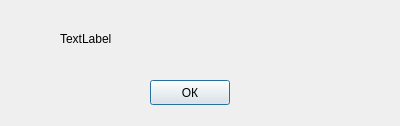
<?xml version="1.0" encoding="UTF-8"?>
<ui version="4.0">
 <class>Dialog</class>
 <widget class="QDialog" name="Dialog">
  <property name="geometry">
   <rect>
    <x>0</x>
    <y>0</y>
    <width>400</width>
    <height>126</height>
   </rect>
  </property>
  <property name="windowTitle">
   <string>Dialog</string>
  </property>
  <widget class="QPushButton" name="pushButton">
   <property name="geometry">
    <rect>
     <x>150</x>
     <y>80</y>
     <width>80</width>
     <height>25</height>
    </rect>
   </property>
   <property name="text">
    <string>ОК</string>
   </property>
  </widget>
  <widget class="QLabel" name="label">
   <property name="geometry">
    <rect>
     <x>60</x>
     <y>30</y>
     <width>221</width>
     <height>17</height>
    </rect>
   </property>
   <property name="text">
    <string>TextLabel</string>
   </property>
  </widget>
 </widget>
 <resources/>
 <connections/>
</ui>
